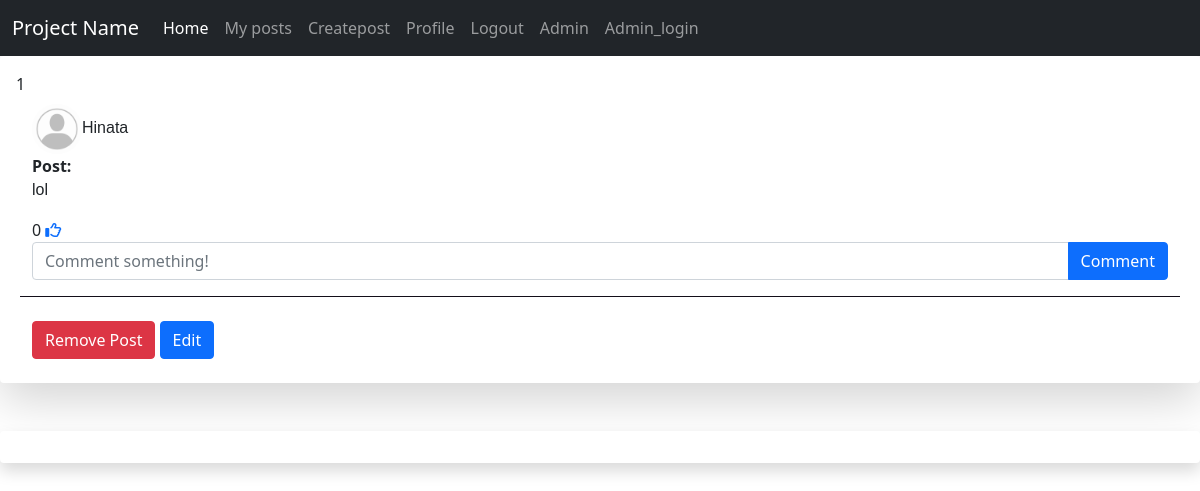
Page / (signed in) on the earlier database version.
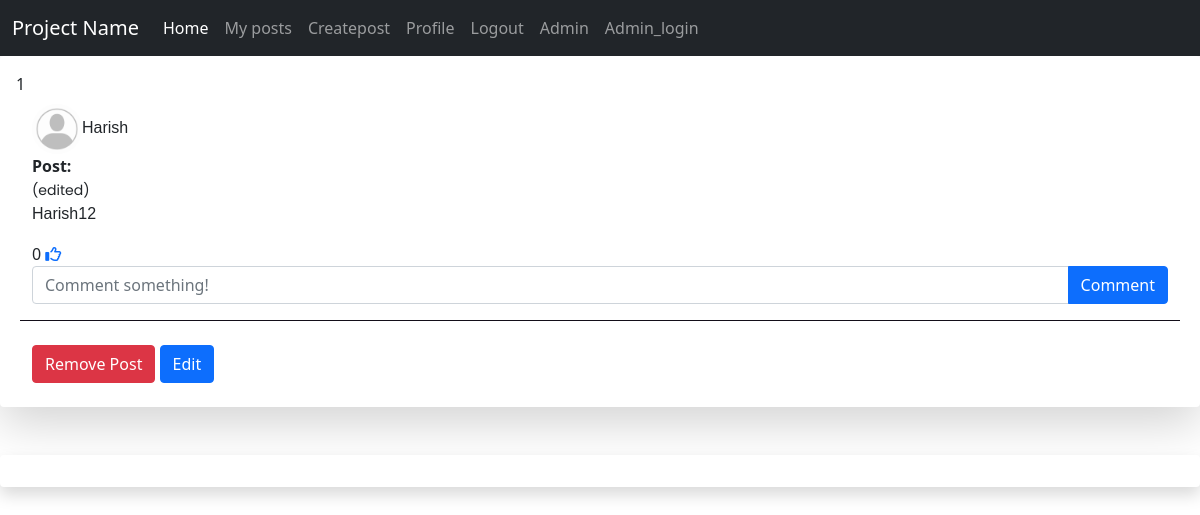
Same page on the later database version.
### views/models.py (models this page shows, shortened)
class User(db.Model, UserMixin):
    id = db.Column(db.Integer, primary_key=True)
    email = db.Column(db.String(150), unique=True)
    password = db.Column(db.String(500))
    user_name = db.Column(db.String(150),nullable=False, unique=True)
    gender = db.Column(db.String(150))
    name = db.Column(db.String(150), nullable=True, default='None')
    bio = db.Column(db.Text(150), nullable=True, default='None')
    profile_pic = db.Column(db.String(100000), default='Default/Default.jpeg')
    date = db.Column(db.DateTime(timezone=True), default=func.now())
    notes = db.relationship('Note', backref='poster')
    images = db.relationship('Image', backref='img_poster')
    admin = db.Column(db.Boolean, default=False)
    comments = db.relationship('Comment', backref='user')
    img_comments = db.relationship('ImageComment', backref='user')

class Note(db.Model):
    id = db.Column(db.Integer, primary_key=True)
    post = db.Column(db.String(10000),nullable=False)
    edited=db.Column(db.Boolean, default=False)
    date = db.Column(db.DateTime(timezone=True), default=func.now())
    user_id = db.Column(db.Integer, db.ForeignKey('user.id'))
    likes= db.relationship('Post_like', backref='like')
    comments = db.relationship('Comment', backref='post')

### views/views.py (the view)
@views.route('/', methods=['GET', 'POST'])
@login_required
def home():
    if "user_id" in session:
        userId = current_user.id
        id = session["user_id"]
        print(id)
        print(userId)
        if id == int(userId):
            user = current_user
            session["user_name"] = user.user_name
            notes = Note.query.order_by(Note.date)
            images = Image.query.order_by(Image.date)
    else:
        return redirect(url_for('auth.login'))
    return render_template('home.html',images=images,notes=notes)

### views/__init__.py (called while the page is built)
def create_app():
    app = Flask(__name__,
                template_folder='../templates',
                static_folder='../static')
    app.config['SECRET_KEY'] = 'hjshjhdjah kjshkjdhjs'
    app.config['SQLALCHEMY_DATABASE_URI'] = f'sqlite:///{DB_NAME}'
    app.config['UPLOAD_FOLDER'] = "static/images/"
    app.config['POST_FOLDER'] = "static/images/post/"
    db.init_app(app)
    from .views import views
    from .auth import auth
    app.register_blueprint(views, url_prefix='/')
    app.register_blueprint(auth, url_prefix='/')
    from .models import User, Note, Image
    create_database(app)
    login_manager = LoginManager()
    login_manager.login_view = 'auth.login'
    login_manager.init_app(app)
    @login_manager.user_loader
    def load_user(id):
        return User.query.get(int(id))
    return app

### templates/home.html (shortened to what this page needs)
{% extends "base.html" %} {% block title %} HOME {% endblock %} {% block content%}
<link href="https://cdn.jsdelivr.net/npm/froala-editor@3.1.0/css/froala_editor.pkgd.min.css" rel="stylesheet"
  type="text/css" />
<div class="shadow-lg p-3 mb-5 bg-body rounded">
  {{current_user.id}}
  <ul class="list-group list-group-flush" id="notes">
    {% for note in notes %}
    <li class="list-group-item">
      <div class="username" style="    font-family: 'Trispace', sans-serif;"> <img
          src="{{url_for('static', filename='images/'+note.poster.profile_pic)}}" class="profile_img"
          alt="img error">{{note.poster.user_name}}
      </div>
      <div> <b>Post:</b>
        {%if note.edited == True %}
        <div class="edited" style="font-family: 'Poppins', sans-serif;"><small>(edited)</small>
        </div>
        {%endif%}
        <p class="post" style="font-family: 'Gantari', sans-serif;">{{ note.post }}
      </div>
      {{note.likes |length}}
      {%if current_user.id in note.likes|map(attribute="user_id")|list%}
      <a href="/posts" onClick="like ( {{ note.id }} )" role="button" data-bs-toggle="button"><i
          class="fa-solid fa-thumbs-up"></i></a>
      {%else%}
      <a href="/posts" onClick="like ( {{ note.id }} )" role="button" data-bs-toggle="button"><i
          class="fa-regular fa-thumbs-up"></i></a>
      {%endif%}
      <form class="input-group mb-3" method="POST" action="/comment/{{note.id}}">
        <input type="text" id="text" name="text" class="form-control" placeholder="Comment something!" />
        <button type="submit" class="btn btn-primary">Comment</button>
      </form>
      <div class="row row-cols-2">
      </div>
      <br>
      {% if note.poster.id == session["user_id"] or current_user.admin == True%}
      <button type="button" class="btn btn-danger" onClick="deleteNote ( {{ note.id }} )">Remove Post
      </button>
      <a class="btn btn-primary" href="{{url_for('views.edit_note',id=note.id)}}">Edit</a>
      {% endif %}
    </li>
    {% endfor %}
  </ul>
</div>
<div class="shadow p-3 mb-5 bg-body rounded">
</div>
<link
  rel="stylesheet"
  href="{{ url_for('static', filename='css/home.css') }}"
/>
{% endblock %}

### templates/base.html (shortened to what this page needs)
<!DOCTYPE html>
<html lang="en">
<head>
  <link
  rel="stylesheet"
  href="https://cdnjs.cloudflare.com/ajax/libs/font-awesome/6.0.0-beta3/css/all.min.css"
/>
<link href="https://cdn.jsdelivr.net/npm/bootstrap@5.1.3/dist/css/bootstrap.min.css" rel="stylesheet"
integrity="sha384-1BmE4kWBq78iYhFldvKuhfTAU6auU8tT94WrHftjDbrCEXSU1oBoqyl2QvZ6jIW3">
</head>
<body>
  {% block body %}
  <body>
    <nav class="navbar navbar-expand-lg navbar-dark bg-dark">
      <div class="container-fluid">
        <a class="navbar-brand" href="#">Project Name</a>
        <div class="collapse navbar-collapse" id="navbarNavAltMarkup">
          <div class="navbar-nav">
            {% if "user_id" in session %}
            <a class="nav-link active" aria-current="page" href="/">Home</a>
            <a class="nav-link" id="profile" href="{{url_for('views.my_post')}}">My posts</a>
            <a class="nav-link" href="{{url_for('views.createpost')}}">Createpost</a>
            <a class="nav-link" href="{{url_for('views.profile')}}">Profile</a>
            <a class=" nav-link" id="logout" href="{{url_for('auth.logout')}}">Logout</a>
            {%if current_user.admin  == True or current_user.id == 1   %}
                <a class="nav-link" id="profile" href="{{url_for('views.admin')}}">Admin</a>
              {% endif %}
              {%if current_user.admin == True  or current_user.id==1%}
              <a class="nav-link" id="profile" href="{{url_for('views.admin_login')}}">Admin_login</a>
            {% endif %}
            {% else %}
            <a class="nav-link" id="login" href="{{url_for('auth.login')}}">Login</a>
            <a class="nav-link" id="signUp" href="{{url_for('auth.sing_up')}}">Sign Up</a>
            {% endif %}
          </div>
        </div>
      </div>
    </nav>
    <div>{% block content %}
      {% endblock %}</div>
    {% endblock %}
  </body>
</html>

### static/css/home.css (style rules this page uses)
* { margin: 0; padding: 0; box-sizing: border-box; }
.row { --bs-gutter-x: 1.5rem; --bs-gutter-y: 0; display: flex; flex-wrap: wrap; margin-top: calc(-1 * var(--bs-gutter-y)); margin-right: calc(-.5 * var(--bs-gutter-x)); margin-left: calc(-.5 * var(--bs-gutter-x)); border-bottom: 1px solid; border-block-color: rgb(19, 14, 25); }

### templates/home.html (style rules this page uses)
.profile_img { width: 50px; height: 50px; border-radius: 500px; }

Differences in the rows shown:
removed Note: profile_pic (placeholder picture), poster.user_name "Hinata", post "lol", likes|length "0"
added Note: profile_pic (placeholder picture), poster.user_name "Harish", edited "(edited)", post "Harish12", likes|length "0"
